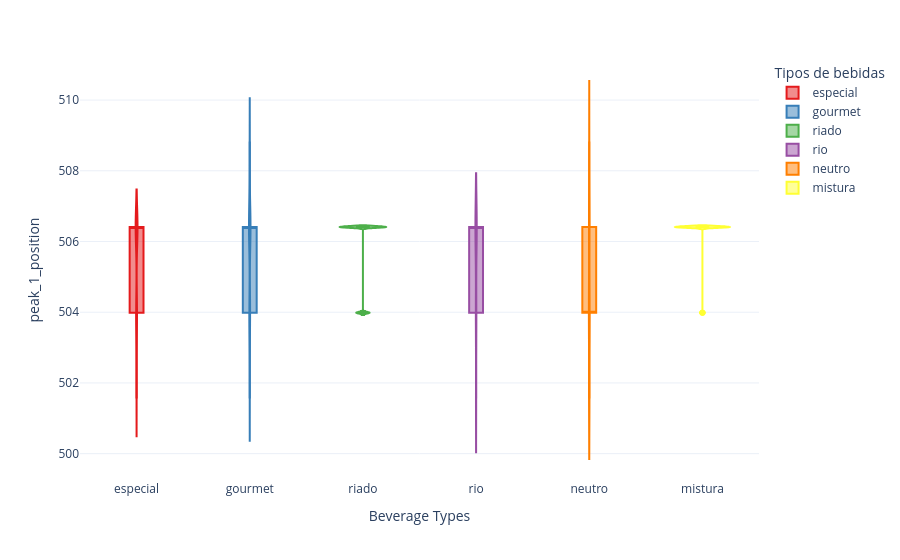

Notebook source saved alongside this figure:
### Code cell
fig = groupby_violin('peak_1_position',
                     peaks)
fig.show()

### Figure 1 — Plotly figure (JSON) as saved in the notebook; plotly's stock layout.template omitted (floating-point values rounded to 4 significant figures)
{"data": [{"alignmentgroup": "True", "box": {"visible": true}, "hovertemplate": "Tipos de bebidas=%{x}<br>peak_1_position=%{y}<extra></extra>", "legendgroup": "especial", "marker": {"color": "#e41a1c"}, "name": "especial", "offsetgroup": "especial", "orientation": "v", "scalegroup": "True", "showlegend": true, "type": "violin", "x": ["especial", "especial", "especial", "especial", "especial", "especial", "especial", "especial", "especial", "especial", "especial", "especial", "especial", "especial", "especial", "especial", "especial", "especial", "especial", "especial", "especial", "especial", "especial", "especial", "especial", "especial", "especial", "especial", "especial", "especial", "especial", "especial", "especial", "especial", "especial", "especial", "especial", "especial", "especial", "especial", "especial", "especial", "especial", "especial", "especial", "especial", "especial", "especial", "especial", "especial", "especial", "especial", "especial", "especial", "especial", "especial", "especial", "especial", "especial", "especial", "especial", "especial", "especial", "especial", "especial", "especial", "especial", "especial", "especial", "especial", "especial", "especial", "especial", "especial", "especial", "especial", "especial", "especial", "especial", "especial", "especial", "especial", "especial", "especial", "especial", "especial", "especial", "especial", "especial", "especial", "especial", "especial", "especial", "especial", "especial", "especial", "especial", "especial", "especial", "especial", "especial", "especial", "especial", "especial", "especial", "especial", "especial", "especial", "especial", "especial", "especial", "especial", "especial", "especial", "especial", "especial", "especial", "especial", "especial", "especial", "especial", "especial", "especial", "especial", "especial"], "x0": " ", "xaxis": "x", "y": [506.4, 506.4, 506.4, 506.4, 506.4, 506.4, 506.4, 506.4, 506.4, 506.4, 506.4, 506.4, 506.4, 504.0, 506.4, 506.4, 504.0, 506.4, 506.4, 506.4, 506.4, 504.0, 504.0, 504.0, 504.0, 506.4, 506.4, 504.0, 504.0, 504.0, 506.4, 506.4, 506.4, 506.4, 504.0, 506.4, 504.0, 504.0, 506.4, 506.4, 506.4, 504.0, 506.4, 506.4, 506.4, 506.4, 506.4, 501.6, 504.0, 504.0, 506.4, 501.6, 506.4, 506.4, 506.4, 506.4, 506.4, 504.0, 506.4, 506.4, 506.4, 504.0, 506.4, 504.0, 504.0, 506.4, 506.4, 506.4, 506.4, 506.4, 501.6, 506.4, 506.4, 506.4, 504.0, 506.4, 506.4, 504.0, 504.0, 506.4, 504.0, 506.4, 506.4, 506.4, 504.0, 506.4, 506.4, 506.4, 506.4, 504.0, 504.0, 504.0, 506.4, 506.4, 504.0, 506.4, 501.6, 504.0, 506.4, 504.0, 506.4, 506.4, 506.4, 506.4, 506.4, 504.0, 504.0, 506.4, 504.0, 506.4, 506.4, 506.4, 506.4, 506.4, 506.4, 506.4, 504.0, 506.4, 504.0, 506.4, 506.4, 506.4, 506.4, 504.0, 506.4], "y0": " ", "yaxis": "y"}, {"alignmentgroup": "True", "box": {"visible": true}, "hovertemplate": "Tipos de bebidas=%{x}<br>peak_1_position=%{y}<extra></extra>", "legendgroup": "gourmet", "marker": {"color": "#377eb8"}, "name": "gourmet", "offsetgroup": "gourmet", "orientation": "v", "scalegroup": "True", "showlegend": true, "type": "violin", "x": ["gourmet", "gourmet", "gourmet", "gourmet", "gourmet", "gourmet", "gourmet", "gourmet", "gourmet", "gourmet", "gourmet", "gourmet", "gourmet", "gourmet", "gourmet", "gourmet", "gourmet", "gourmet", "gourmet", "gourmet", "gourmet", "gourmet", "gourmet", "gourmet", "gourmet", "gourmet", "gourmet", "gourmet", "gourmet", "gourmet", "gourmet", "gourmet", "gourmet", "gourmet", "gourmet", "gourmet", "gourmet", "gourmet", "gourmet", "gourmet", "gourmet", "gourmet", "gourmet", "gourmet", "gourmet", "gourmet", "gourmet", "gourmet", "gourmet", "gourmet", "gourmet", "gourmet", "gourmet", "gourmet", "gourmet", "gourmet", "gourmet", "gourmet", "gourmet", "gourmet", "gourmet", "gourmet", "gourmet", "gourmet", "gourmet", "gourmet", "gourmet", "gourmet", "gourmet", "gourmet", "gourmet", "gourmet", "gourmet", "gourmet", "gourmet", "gourmet", "gourmet", "gourmet", "gourmet", "gourmet", "gourmet", "gourmet", "gourmet", "gourmet", "gourmet", "gourmet", "gourmet", "gourmet", "gourmet", "gourmet", "gourmet", "gourmet", "gourmet", "gourmet", "gourmet", "gourmet", "gourmet", "gourmet", "gourmet", "gourmet", "gourmet", "gourmet", "gourmet", "gourmet", "gourmet"], "x0": " ", "xaxis": "x", "y": [506.4, 504.0, 506.4, 506.4, 506.4, 508.8, 506.4, 506.4, 504.0, 504.0, 506.4, 504.0, 506.4, 506.4, 508.8, 504.0, 506.4, 506.4, 506.4, 504.0, 504.0, 504.0, 506.4, 506.4, 504.0, 504.0, 506.4, 504.0, 506.4, 501.6, 506.4, 506.4, 504.0, 504.0, 506.4, 506.4, 504.0, 506.4, 506.4, 504.0, 504.0, 504.0, 506.4, 506.4, 504.0, 506.4, 506.4, 504.0, 504.0, 506.4, 506.4, 506.4, 506.4, 506.4, 506.4, 506.4, 506.4, 506.4, 504.0, 506.4, 506.4, 501.6, 504.0, 506.4, 506.4, 504.0, 506.4, 506.4, 506.4, 506.4, 506.4, 506.4, 504.0, 504.0, 504.0, 506.4, 504.0, 504.0, 506.4, 506.4, 506.4, 501.6, 506.4, 506.4, 506.4, 506.4, 506.4, 504.0, 506.4, 506.4, 506.4, 506.4, 508.8, 508.8, 508.8, 506.4, 506.4, 506.4, 506.4, 504.0, 506.4, 506.4, 506.4, 506.4, 506.4], "y0": " ", "yaxis": "y"}, {"alignmentgroup": "True", "box": {"visible": true}, "hovertemplate": "Tipos de bebidas=%{x}<br>peak_1_position=%{y}<extra></extra>", "legendgroup": "riado", "marker": {"color": "#4daf4a"}, "name": "riado", "offsetgroup": "riado", "orientation": "v", "scalegroup": "True", "showlegend": true, "type": "violin", "x": ["riado", "riado", "riado", "riado", "riado", "riado", "riado", "riado", "riado", "riado", "riado", "riado", "riado", "riado", "riado", "riado", "riado", "riado", "riado", "riado", "riado", "riado", "riado", "riado", "riado", "riado", "riado", "riado", "riado", "riado", "riado", "riado", "riado", "riado", "riado", "riado", "riado", "riado", "riado", "riado", "riado", "riado", "riado", "riado", "riado"], "x0": " ", "xaxis": "x", "y": [504.0, 506.4, 504.0, 504.0, 506.4, 504.0, 504.0, 506.4, 504.0, 504.0, 506.4, 506.4, 506.4, 506.4, 506.4, 504.0, 506.4, 506.4, 506.4, 506.4, 506.4, 506.4, 506.4, 506.4, 506.4, 506.4, 506.4, 506.4, 504.0, 506.4, 506.4, 506.4, 506.4, 506.4, 506.4, 504.0, 506.4, 506.4, 506.4, 506.4, 506.4, 506.4, 506.4, 506.4, 506.4], "y0": " ", "yaxis": "y"}, {"alignmentgroup": "True", "box": {"visible": true}, "hovertemplate": "Tipos de bebidas=%{x}<br>peak_1_position=%{y}<extra></extra>", "legendgroup": "rio", "marker": {"color": "#984ea3"}, "name": "rio", "offsetgroup": "rio", "orientation": "v", "scalegroup": "True", "showlegend": true, "type": "violin", "x": ["rio", "rio", "rio", "rio", "rio", "rio", "rio", "rio", "rio", "rio", "rio", "rio", "rio", "rio", "rio", "rio", "rio", "rio", "rio", "rio", "rio", "rio", "rio", "rio", "rio", "rio", "rio", "rio", "rio", "rio", "rio", "rio", "rio", "rio", "rio", "rio", "rio", "rio", "rio", "rio", "rio", "rio", "rio", "rio", "rio", "rio", "rio", "rio", "rio", "rio", "rio", "rio", "rio", "rio", "rio"], "x0": " ", "xaxis": "x", "y": [504.0, 506.4, 506.4, 506.4, 506.4, 506.4, 506.4, 506.4, 506.4, 504.0, 506.4, 504.0, 506.4, 506.4, 506.4, 504.0, 506.4, 506.4, 506.4, 506.4, 504.0, 506.4, 501.6, 506.4, 504.0, 501.6, 504.0, 506.4, 501.6, 501.6, 506.4, 506.4, 506.4, 506.4, 504.0, 504.0, 501.6, 504.0, 504.0, 506.4, 506.4, 506.4, 506.4, 506.4, 504.0, 506.4, 506.4, 506.4, 506.4, 506.4, 504.0, 506.4, 506.4, 506.4, 506.4], "y0": " ", "yaxis": "y"}, {"alignmentgroup": "True", "box": {"visible": true}, "hovertemplate": "Tipos de bebidas=%{x}<br>peak_1_position=%{y}<extra></extra>", "legendgroup": "neutro", "marker": {"color": "#ff7f00"}, "name": "neutro", "offsetgroup": "neutro", "orientation": "v", "scalegroup": "True", "showlegend": true, "type": "violin", "x": ["neutro", "neutro", "neutro", "neutro", "neutro", "neutro", "neutro", "neutro", "neutro", "neutro", "neutro", "neutro", "neutro", "neutro", "neutro", "neutro", "neutro", "neutro", "neutro", "neutro", "neutro", "neutro", "neutro", "neutro", "neutro", "neutro", "neutro", "neutro", "neutro", "neutro", "neutro", "neutro", "neutro", "neutro", "neutro", "neutro", "neutro", "neutro", "neutro", "neutro", "neutro", "neutro", "neutro", "neutro", "neutro", "neutro", "neutro", "neutro", "neutro", "neutro", "neutro", "neutro", "neutro", "neutro", "neutro"], "x0": " ", "xaxis": "x", "y": [504.0, 504.0, 508.8, 508.8, 506.4, 508.8, 506.4, 506.4, 504.0, 504.0, 506.4, 506.4, 504.0, 506.4, 501.6, 501.6, 506.4, 504.0, 504.0, 506.4, 506.4, 501.6, 501.6, 506.4, 501.6, 504.0, 504.0, 501.6, 501.6, 504.0, 506.4, 504.0, 506.4, 504.0, 504.0, 506.4, 504.0, 504.0, 504.0, 506.4, 501.6, 506.4, 501.6, 501.6, 504.0, 504.0, 506.4, 504.0, 504.0, 504.0, 501.6, 501.6, 501.6, 504.0, 504.0], "y0": " ", "yaxis": "y"}, {"alignmentgroup": "True", "box": {"visible": true}, "hovertemplate": "Tipos de bebidas=%{x}<br>peak_1_position=%{y}<extra></extra>", "legendgroup": "mistura", "marker": {"color": "#ffff33"}, "name": "mistura", "offsetgroup": "mistura", "orientation": "v", "scalegroup": "True", "showlegend": true, "type": "violin", "x": ["mistura", "mistura", "mistura", "mistura", "mistura", "mistura", "mistura", "mistura", "mistura", "mistura", "mistura", "mistura", "mistura", "mistura", "mistura", "mistura", "mistura", "mistura", "mistura", "mistura", "mistura", "mistura", "mistura", "mistura", "mistura"], "x0": " ", "xaxis": "x", "y": [506.4, 504.0, 506.4, 506.4, 506.4, 506.4, 506.4, 506.4, 504.0, 506.4, 506.4, 506.4, 506.4, 506.4, 506.4, 506.4, 506.4, 506.4, 506.4, 506.4, 506.4, 506.4, 506.4, 506.4, 506.4], "y0": " ", "yaxis": "y"}], "layout": {"legend": {"title": {"text": "Tipos de bebidas"}, "tracegroupgap": 0}, "margin": {"t": 60}, "violinmode": "overlay", "xaxis": {"anchor": "y", "categoryarray": ["especial", "gourmet", "riado", "rio", "neutro", "mistura"], "categoryorder": "array", "domain": [0, 1], "title": {"text": "Beverage Types"}}, "yaxis": {"anchor": "x", "domain": [0, 1], "title": {"text": "peak_1_position"}}}}
